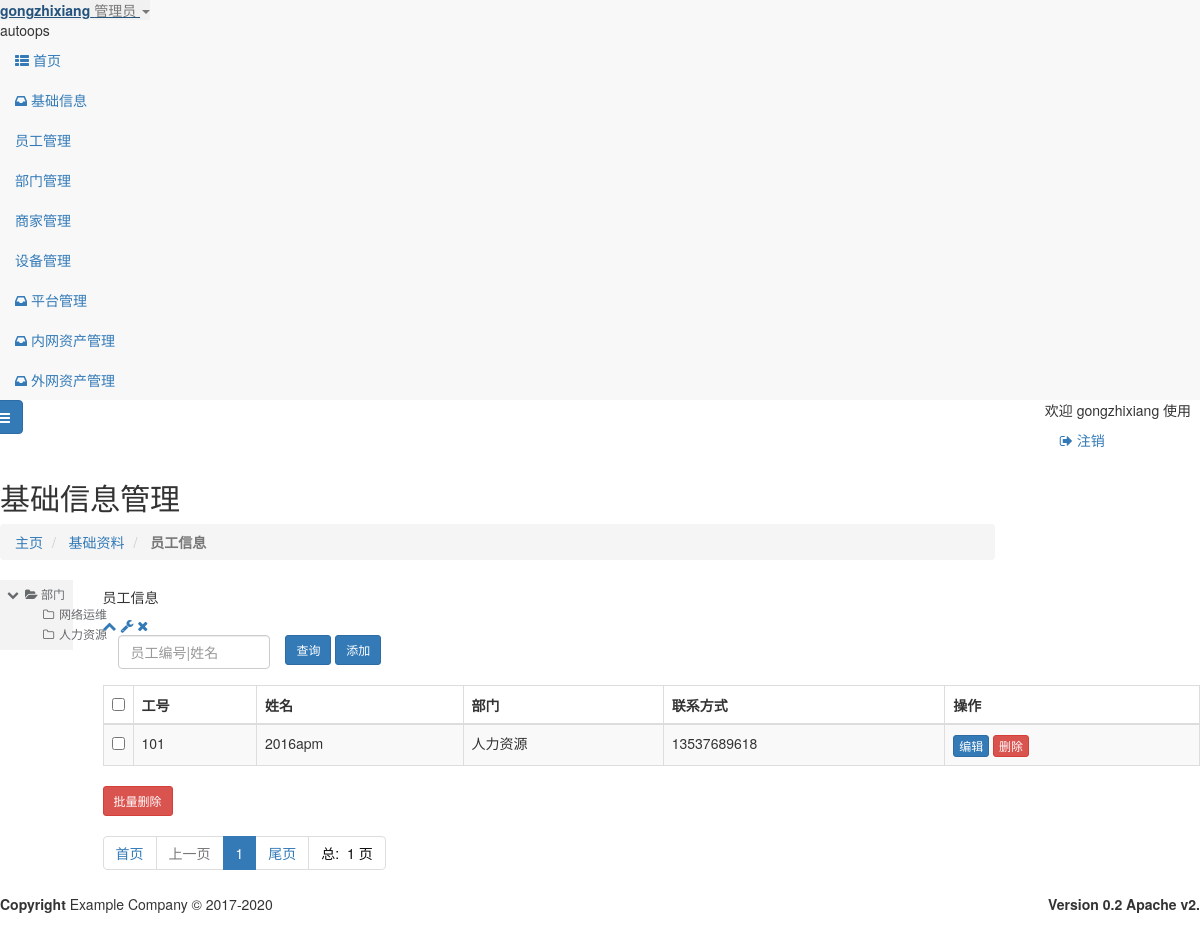
Screenshot of /base_info/person.html (signed in) with the database file from the repository.
### base_info/models.py (models this page shows)
class person(models.Model):
    uid = models.CharField(max_length=24, blank=False, verbose_name='工号',unique=True)
    name = models.CharField(max_length=24, blank=False, verbose_name='姓名')
    part = models.ForeignKey(to='department',to_field='id',on_delete=models.CASCADE,max_length=24, verbose_name='部门')
    mobile = models.CharField(max_length=11, verbose_name='手机号码')
    class Meta:
        db_table = "person_info"
        verbose_name = "员工信息"
        verbose_name_plural = '员工信息'

class department(models.Model):
    id = models.IntegerField(primary_key=True, blank=False, verbose_name='部门编号')
    name = models.CharField(max_length=16, blank=False, verbose_name='部门名称')
    class Meta:
        db_table = "department"
        verbose_name = "部门信息"
        verbose_name_plural = '部门信息'
    def __str__(self):
        return self.name

### base_info/views.py (the view)
# urls.py: path('person.html', views.PersonList.as_view(), name='person_list'),
class PersonList(LoginRequiredMixin, ListView):
    model = person
    template_name = 'base_info/person/person.html'
    context_object_name = "person_list"
    paginate_by = settings.DISPLAY_PER_PAGE
    ordering = ("uid")
    def get_context_data(self, *, object_list=None, **kwargs):
        search_data = self.request.GET.copy()
        print(search_data)
        try:
            search_data.pop("page")
        except BaseException as e:
            pass
        print(search_data.dict())
        print(search_data.urlencode())
        context = {
            "search_data": search_data.urlencode(),
            "base_info_class": 'active',
        }
        kwargs.update(context)
        return super().get_context_data(**kwargs)
    def get_queryset(self):
        if self.request.GET.get('name'):
            query = self.request.GET.get('name', None)
            try:
                queryset =super().get_queryset().filter(Q(name=query) | Q(uid=query) |Q(part_id=query)).order_by('-uid')
            except BaseException:
                queryset =super().get_queryset().filter(Q(name=query) | Q(uid=query)).order_by('-uid')
        else:
            queryset = super().get_queryset()
        return queryset

### templates/base_info/person/person.html (shortened to what this page needs)
{% extends "base.html" %}
{% load  static %}
{% block header-css %}
    <link href="{% static 'css/plugins/ztree/awesomeStyle/awesome.css' %}" rel="stylesheet">
{% endblock %}
{% block page-content %}
    <div class="row wrapper border-bottom white-bg page-heading ">
        <div class="col-lg-10">
            <h2>基础信息管理</h2>
            <ol class="breadcrumb">
                <li>
                    <a href="{% url "index" %}">主页</a>
                </li>
                <li>
                    <a>基础资料</a>
                </li>
                <li class="active">
                    <strong>员工信息</strong>
                </li>
            </ol>
        </div>
        <div class="col-lg-1" id="split-left">
        </div>
    </div>
    <div class="wrapper wrapper-content animated fadeInRight">
        <div class="row">
            <div class="col-lg-1" id="split-left">
                <div class="ibox float-e-margins">
                    <div class="ibox-content mailbox-content" style="padding-top: 0">
                        <div class="file-manager ">
                            <div class="clearfix">
                                <div data-options="iconCls:'icon-save'" title="ztree事件">
                                    <ul id="ztree4" class="ztree"></ul>
                                </div>
                            </div>
                        </div>
                    </div>
                </div>
            </div>
            <div class="col-lg-11" id="split-right">
                <div class="ibox float-e-margins">
                    <div class="ibox-title">
                        <h5>员工信息</h5>
                        <div class="ibox-tools">
                            <a class="collapse-link">
                                <i class="fa fa-chevron-up"></i>
                            </a>
                            <a class="dropdown-toggle" data-toggle="dropdown" href="#">
                                <i class="fa fa-wrench"></i>
                            </a>
                            <a class="close-link">
                                <i class="fa fa-times"></i>
                            </a>
                        </div>
                    </div>
                    <div class="ibox-content">
                        <div class="table-responsive">
                            <form id="cha" class="form-horizontal" action="{% url 'base_info:person_list' %}"
                                  method="GET">
                                <div class="col-md-2"><input type="text" class="form-control" name="name"
                                                             placeholder="员工编号|姓名" required></div>
                                <button class="btn btn-sm btn-primary" type="submit">查询</button>
                                <a href="{% url  'base_info:person_add' %}" class=" btn btn-sm btn-primary ">
                                    添加</a>
                            </form>
                        <div>&nbsp;</div>
                            <form id="del_form_cmdb_all" class="form-horizontal  "
                                  action="{% url "cmdb:cmdb_export" %}" method="post">
                                <table class="table table-striped table-bordered table-hover dataTables-cmdb">
                                    <thead>
                                    <tr>
                                        <th width="20"><input type="checkbox" id="CheckedAll"></th>
                                        <th>工号</th>
                                        <th>姓名</th>
                                        <th>部门</th>
                                        <th>联系方式</th>
                                        <th>操作</th>
                                    </tr>
                                    </thead>
                                    <tbody>
                                    {% for   row   in   person_list %}
                                        <tr class="gradeA" id="{{ row.id }}">
                                            <td><input type="checkbox" value="{{ row.id }}" name="id"></td>
                                            <td class="center">
                                                {{ row.uid }}
                                            </td>
                                            <td class="center">{{ row.name }}</td>
                                            <td class="center">{{ row.part }}</td>
                                            <td class="center">{{ row.mobile }}</td>
                                            <td><a class="btn btn-primary  btn-xs "
                                                   href="{% url "base_info:person_update" pk=row.id %}">编辑</a>
                                                <a class="btn btn-danger  btn-xs  person_del">删除</a>
                                            </td>
                                        </tr>
                                    {% endfor %}
                                    </tbody>
                                </table>
                                <a class="btn btn-sm btn-danger  cmdb_all_del"
                                >批量删除
                                </a>
                                <div>
                                    <ul class="pagination">
                                        <li><a href="{% url "base_info:person_list" %}?page=1">首页 </a></li>
                                        {% if  page_obj.has_previous %}
                                            <li>
                                                <a href="{% url "base_info:person_list" %}?page={{ page_obj.previous_page_number }}&{{ search_data }}">
                                                    上一页 </a></li>
                                        {% else %}
                                            <li class="disabled"><a> 上一页 </a></li>
                                        {% endif %}
                                        {% for p in paginator.page_range %}
                                            {% if  search_data %}
                                                {% if p == page_obj.number %}
                                                    <li class="active"><a
                                                            href="{% url "base_info:person_list" %}?page={{ p }}&{{ search_data }}"> {{ p }} </a>
                                                    </li>
                                                {% else %}
                                                    <li>
                                                        <a href="{% url "base_info:person_list" %}?page={{ p }}&{{ search_data }}"> {{ p }} </a>
                                                    </li>
                                                {% endif %}
                                            {% else %}
                                                {% if p == page_obj.number %}
                                                    <li class="active"><a
                                                            href="{% url "base_info:person_list" %}?page={{ p }}"> {{ p }} </a>
                                                    </li>
                                                {% else %}
                                                    <li>
                                                        <a href="{% url "base_info:person_list" %}?page={{ p }}"> {{ p }} </a>
                                                    </li>
                                                {% endif %}
                                            {% endif %}
                                        {% endfor %}
                                        <li>
                                            <a href="{% url "base_info:person_list" %}?page={{ page_obj.paginator.num_pages }}">尾页 </a>
                                        </li>
                                        <li><span
                                                style="color: #0a0a0a">总: &nbsp;{{ page_obj.paginator.num_pages }} 页 </span>
                                        </li>
                                    </ul>
                                </div>
                            </form>
                        </div>
                    </div>
                </div>
            </div>
        </div>
    </div>
{% endblock %}

### templates/_nav.html (shortened to what this page needs)
<nav class="navbar-default navbar-static-side  " role="navigation">
    <div class="sidebar-collapse">
        <ul class="nav metismenu" id="side-menu">
            <li class="nav-header">
                <div class="dropdown profile-element">
                    <a data-toggle="dropdown" class="dropdown-toggle" href="#">
                            <span class="clear"> <span class="block m-t-xs"> <strong
                                    class="font-bold">{{ user }}</strong>
                             </span> <span class="text-muted text-xs block">
                                {% ifequal  user.is_superuser  1 %}
                                    管理员 {% else %} 普通用户 {% endifequal %}
                                <b class="caret"></b></span> </span>
                    </a>
                </div>
                <div class="logo-element">
                    autoops
                </div>
            </li>
            <li>
                <a href="{% url "index" %}"><i class="fa fa-th-list"></i> <span class="nav-label">首页</span>
                </a>
            </li>
            <li class="{{ base_info_class }}">
                <a href="#"><i class="fa fa-inbox"></i> <span class="nav-label">基础信息</span>
                    </a>
                <ul class="nav nav-second-level">
                    <li><a href="{% url "base_info:person_list" %}">员工管理</a></li>
                </ul>
                <ul class="nav nav-second-level">
                    <li><a href="{% url "base_info:part_list" %}">部门管理</a></li>
                </ul>
                <ul class="nav nav-second-level">
                    <li><a href="{% url "base_info:shop_list" %}">商家管理</a></li>
                </ul>
                <ul class="nav nav-second-level">
                    <li><a href="{% url "base_info:platform_list" %}">设备管理</a></li>
                </ul>
            </li>
            <li class="{{ platform_class }}">
                <a href="#"><i class="fa fa-inbox"></i> <span class="nav-label">平台管理</span>
                    </a>
            </li>
                    <li class="{{ assets_class }}">
                        <a href="#"><i class="fa fa-inbox"></i> <span class="nav-label">内网资产管理</span>
                    </a>
            </li>
            <li class="{{ cmdb_class }}">
                <a href="#"><i class="fa fa-inbox"></i> <span class="nav-label">外网资产管理</span>
                    </a>
            </li>
        </ul>
    </div>
</nav>

### templates/_navbar-static-top.html
<div class="row border-bottom">
            <nav class="navbar navbar-static-top" role="navigation" style="margin-bottom: 0">
                <div class="navbar-header">
                    <a class="navbar-minimalize minimalize-styl-2 btn btn-primary " href="#"><i class="fa fa-bars"></i> </a>
                </div>
                <ul class="nav navbar-top-links navbar-right">
                    欢迎 {{  user  }} 使用   &nbsp; &nbsp; &nbsp; &nbsp; &nbsp;
                    <li>
                        <a href="{% url 'logout' %}">
                            <i class="fa fa-sign-out"></i> 注销
                        </a>
                    </li>
                </ul>
            </nav>
        </div>

### rows the page displays
person: uid "101", name "2016apm", part "人力资源", mobile "13537689618"

### other values shown
{{ user }} "gongzhixiang"
{{ p }} "1"
{{ page_obj.paginator.num_pages }} "1"
